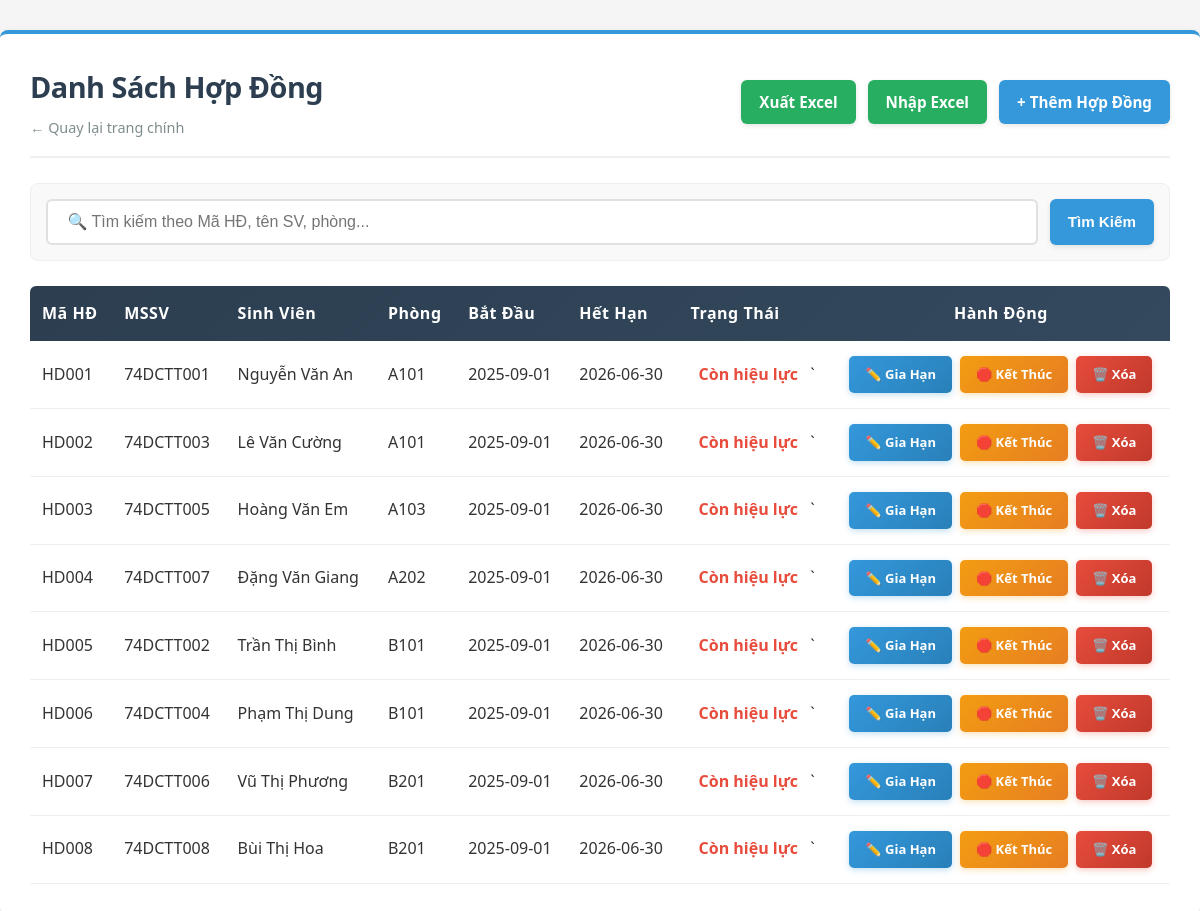
The app's page /QuanLyKTX_API/Public/contract (signed in), older data.
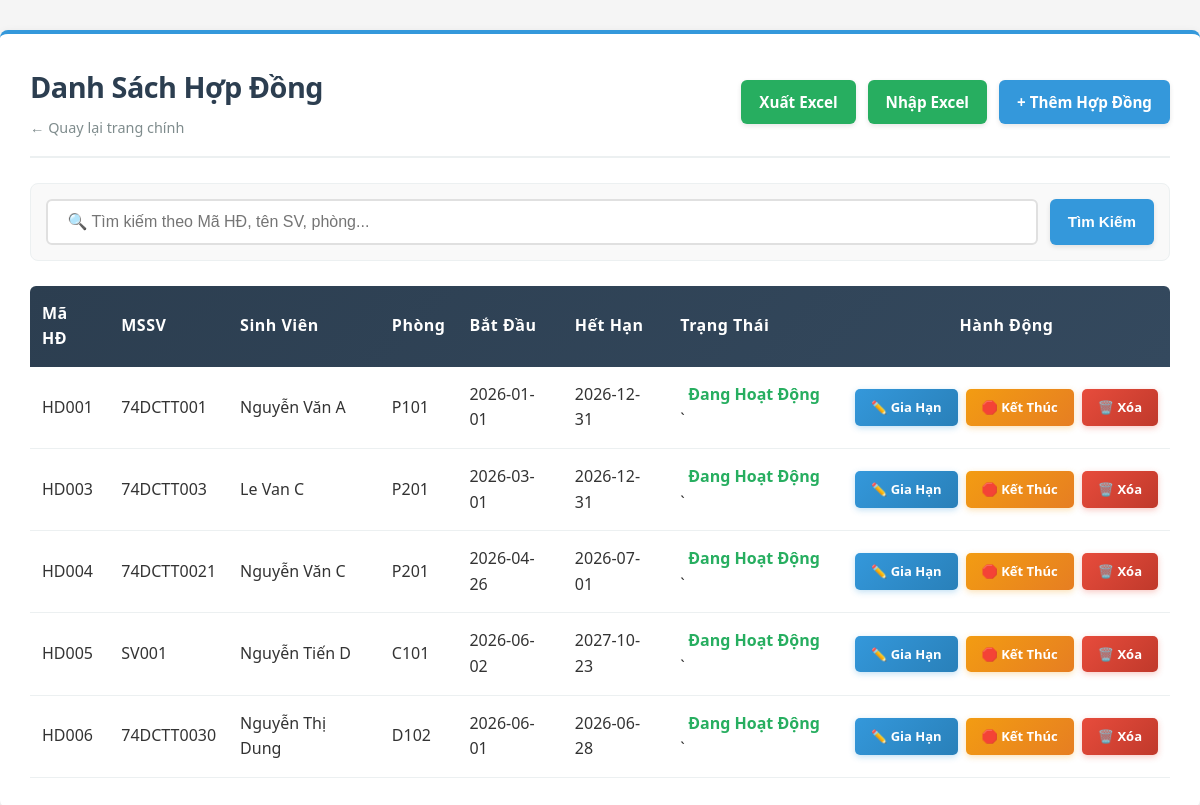
The same page, newer data.
### tables this page shows
CREATE TABLE `hopdong` (
  `mahopdong` varchar(20) NOT NULL,
  `masv` varchar(20) DEFAULT NULL,
  `maphong` varchar(20) DEFAULT NULL,
  `batdau` date DEFAULT NULL,
  `hethan` date DEFAULT NULL,
  `trangthai` varchar(20) DEFAULT NULL,
  `created_at` timestamp NOT NULL DEFAULT current_timestamp()
);

CREATE TABLE `sinhvien` (
  `id` int(11) NOT NULL,
  `masv` varchar(20) NOT NULL,
  `hoten` varchar(100) NOT NULL,
  `lop` varchar(20) DEFAULT NULL,
  `gioitinh` varchar(10) DEFAULT NULL,
  `cccd` varchar(20) DEFAULT NULL,
  `sodienthoai` varchar(15) DEFAULT NULL,
  `email` varchar(100) DEFAULT NULL,
  `diachi` text DEFAULT NULL,
  `created_at` timestamp NOT NULL DEFAULT current_timestamp()
);

### QuanLyKTX_API/Controllers/ContractController.php (called while the page is built, shortened)
<?php
class ContractController extends Controller {
    private $contractService;
    public function __construct() {
        $this->contractService = new ContractService();
    }
    public function index() {
        $keyword = $this->getInput('search');
        if ($keyword) {
            $contracts = $this->contractService->searchContracts($keyword);
        } else {
            $contracts = $this->contractService->getAllContracts();
        }
        $this->view('contract/list', [
            'title' => 'Danh Sách Hợp Đồng',
            'contracts' => $contracts,
            'keyword' => $keyword
        ]);
    }
}

### QuanLyKTX_API/Config/Database.php (called while the page is built, shortened)
<?php
class Database {
    private static $connection = null;
    public static function getConnection() {
        if (self::$connection === null) {
            $host = 'db';
            $user = 'root';
            $pass = 'root_password';
            $db   = 'quanlykytucxa';
            $port = 3306;
            self::$connection = new \mysqli($host, $user, $pass, $db, $port);
            self::$connection->set_charset("utf8");
        }
        return self::$connection;
    }
}

### QuanLyKTX_API/Services/ContractService.php (called while the page is built, shortened)
<?php
class ContractService {
    private $contractRepo;
    public function __construct() {
        $this->contractRepo = new ContractRepository();
    }
    public function getAllContracts() {
        return $this->contractRepo->getAll();
    }
}

### QuanLyKTX_API/Models/ContractRepository.php (called while the page is built, shortened)
<?php
class ContractRepository extends Repository {
    protected $table = 'hopdong';
    public function getAll() {
        $sql = "SELECT h.mahopdong, h.masv, h.maphong, h.batdau, h.hethan, h.trangthai, s.hoten, p.sophong, p.toa
                FROM {$this->table} h
                LEFT JOIN sinhvien s ON h.masv = s.masv
                LEFT JOIN phong p ON h.maphong = p.maphong
                ORDER BY LENGTH(h.mahopdong) ASC, h.mahopdong ASC";
        return $this->fetchAll($sql);
    }
}

### QuanLyKTX_API/Core/Repository.php (called while the page is built, shortened)
<?php
abstract class Repository {
    protected $db;
    public function __construct() {
        $this->db = \Config\Database::getConnection();
    }
    protected function fetchAll($sql, $types = '', $params = []) {
        if (empty($params)) {
            $result = $this->db->query($sql);
            $data = [];
            if ($result) {
                while ($row = $result->fetch_assoc()) {
                    $data[] = $row;
                }
            }
            return $data;
        }
        return [];
    }
}

### QuanLyKTX_API/Views/contract/list.php (the view, shortened to what the changed rows need)
<!DOCTYPE html>
<html lang="vi">
<head>
    <link rel="stylesheet" href="<?= PUBLIC_URL ?>css/list.css?v=<?= time() ?>">
</head>
<body>
<div class="container">
    <div class="header">
        <div>
            <h1><?= htmlspecialchars($title) ?></h1>
        </div>
    </div>
    <?php if (!empty($contracts)): ?>
        <table>
            <thead>
                <tr>
                    <th>Mã HĐ</th>
                    <th>MSSV</th>
                    <th>Sinh Viên</th>
                    <th>Phòng</th>
                    <th>Bắt Đầu</th>
                    <th>Hết Hạn</th>
                    <th>Trạng Thái</th>
                    <th style="text-align: center;">Hành Động</th>
                </tr>
            </thead>
            <tbody>
                <?php foreach ($contracts as $c): ?>
                    <tr>
                        <td><?= htmlspecialchars($c['mahopdong']) ?></td>
                        <td><?= htmlspecialchars($c['masv']) ?></td>
                        <td><?= htmlspecialchars($c['hoten'] ?? 'N/A') ?></td>
                        <td><?= htmlspecialchars($c['maphong'] ?? 'N/A') ?></td>
                        <td><?= $c['batdau'] ?></td>
                        <td><?= $c['hethan'] ?></td>
                        <td>
                            <?php if ($c['trangthai'] == 'Đang Hoạt Động'): ?>
                                <span style="color: #27ae60; padding: 3px 8px; font-weight: bold;">Đang Hoạt Động</span>
                            <?php else: ?>
                                <span style="color: #e74c3c; padding: 3px 8px; font-weight: bold;"><?= htmlspecialchars($c['trangthai']) ?></span>
                            <?php endif; ?>`
                        </td>
                        <td>
                            <div class="action-links">
                                <?php if ($c['trangthai'] !== 'Đã Chấm Dứt'): ?>
                                    <a href="<?= BASE_URL ?>contract/edit/<?= $c['mahopdong'] ?>" class="btn-action btn-edit"> ✏️ Gia Hạn</a>
                                    <a href="<?= BASE_URL ?>contract/terminate/<?= $c['mahopdong'] ?>" class="btn-action btn-warning" onclick="return confirm('Bạn có chắc chắn muốn kết thúc hợp đồng này? Hợp đồng sẽ chuyển sang trạng thái Đã Chấm Dứt thay vì xóa khỏi hệ thống.')"> 🛑 Kết Thúc</a>
                                <?php endif; ?>
                                <a href="<?= BASE_URL ?>contract/delete/<?= $c['mahopdong'] ?>" class="btn-action btn-delete" onclick="return confirm('Xóa luôn khỏi CSDL?')"> 🗑️ Xóa</a>
                            </div>
                        </td>
                    </tr>
                <?php endforeach; ?>
            </tbody>
        </table>
    <?php else: ?>
        <div class="empty-state">
            <p> 📭 Không có hợp đồng nào</p>
        </div>
    <?php endif; ?>
</div>
</body>
</html>

Row changes from the older to the newer data that the page shows:
removed hopdong: mahopdong "HD002", masv "74DCTT003", sinhvien.hoten "Lê Văn Cường", maphong "A101", batdau "2025-09-01", hethan "2026-06-30", trangthai "Còn hiệu lực"
removed hopdong: mahopdong "HD007", masv "74DCTT006", sinhvien.hoten "Vũ Thị Phương", maphong "B201", batdau "2025-09-01", hethan "2026-06-30", trangthai "Còn hiệu lực"
removed hopdong: mahopdong "HD008", masv "74DCTT008", sinhvien.hoten "Bùi Thị Hoa", maphong "B201", batdau "2025-09-01", hethan "2026-06-30", trangthai "Còn hiệu lực"
changed hopdong "HD001": sinhvien.hoten "Nguyễn Văn An" → "Nguyễn Văn A"; maphong "A101" → "P101"; batdau "2025-09-01" → "2026-01-01"; hethan "2026-06-30" → "2026-12-31"; trangthai "Còn hiệu lực" → (not shown); now shows "Đang Hoạt Động"
changed hopdong "HD003": masv "74DCTT005" → "74DCTT003"; sinhvien.hoten "Hoàng Văn Em" → "Le Van C"; maphong "A103" → "P201"; batdau "2025-09-01" → "2026-03-01"; hethan "2026-06-30" → "2026-12-31"; trangthai "Còn hiệu lực" → (not shown); now shows "Đang Hoạt Động"
changed hopdong "HD004": masv "74DCTT007" → "74DCTT0021"; sinhvien.hoten "Đặng Văn Giang" → "Nguyễn Văn C"; maphong "A202" → "P201"; batdau "2025-09-01" → "2026-04-26"; hethan "2026-06-30" → "2026-07-01"; trangthai "Còn hiệu lực" → (not shown); now shows "Đang Hoạt Động"
changed hopdong "HD005": masv "74DCTT002" → "SV001"; sinhvien.hoten "Trần Thị Bình" → "Nguyễn Tiến D"; maphong "B101" → "C101"; batdau "2025-09-01" → "2026-06-02"; hethan "2026-06-30" → "2027-10-23"; trangthai "Còn hiệu lực" → (not shown); now shows "Đang Hoạt Động"
changed hopdong "HD006": masv "74DCTT004" → "74DCTT0030"; sinhvien.hoten "Phạm Thị Dung" → "Nguyễn Thị Dung"; maphong "B101" → "D102"; batdau "2025-09-01" → "2026-06-01"; hethan "2026-06-30" → "2026-06-28"; trangthai "Còn hiệu lực" → (not shown); now shows "Đang Hoạt Động"
